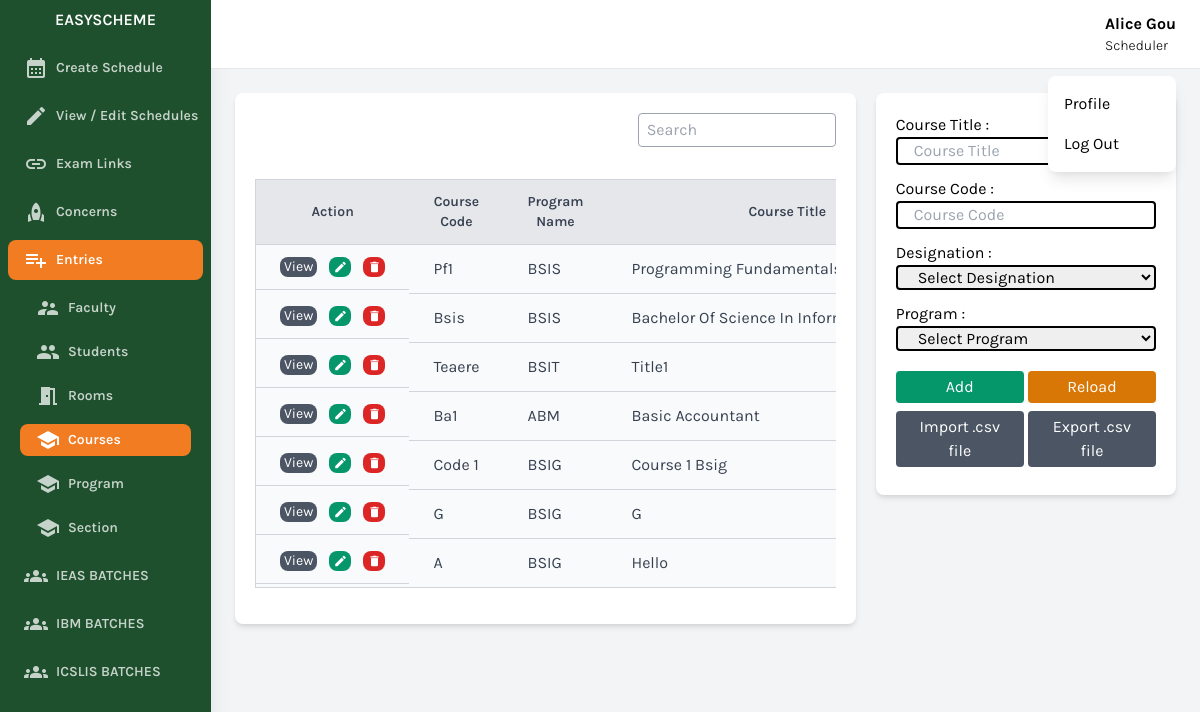
/scheduler/view-course-table.php (signed in), run on the app's committed database.
### tables this page shows
CREATE TABLE `user` (
  `id` bigint(20) NOT NULL,
  `name` varchar(256) NOT NULL,
  `username` varchar(256) NOT NULL,
  `password` varchar(256) NOT NULL,
  `position` varchar(256) NOT NULL,
  `status` int(11) NOT NULL DEFAULT 0
);

CREATE TABLE `course` (
  `id` bigint(20) NOT NULL,
  `title` varchar(256) NOT NULL,
  `program` bigint(20) NOT NULL,
  `code` varchar(256) NOT NULL,
  `designation` varchar(256) NOT NULL,
  `status` int(11) NOT NULL DEFAULT 0
);

CREATE TABLE `program_details` (
  `id` bigint(20) NOT NULL,
  `program_name` varchar(256) NOT NULL,
  `institute` bigint(20) NOT NULL,
  `status` int(11) NOT NULL DEFAULT 0
);

### conn/conn.php (called while the page is built, shortened)
<?php
class DatabaseHandler {
    private $pdo;
    public function __construct() {
        $dbHost = 'localhost';
        $dbPort = '3306';
        $dbName = DBNAME;
        $dbUser = DBUSER;
        $dbPassword = DBPASSWORD;
        try {
            $dsn = "mysql:host=$dbHost;port=$dbPort;dbname=$dbName";
            $this->pdo = new PDO($dsn, $dbUser, $dbPassword);
            $this->pdo->setAttribute(PDO::ATTR_ERRMODE, PDO::ERRMODE_EXCEPTION);
        } catch (PDOException $e) {
            echo "Connection failed: " . $e->getMessage();
        }
    }
    public function getAllCourse() {
        try {
            $stmt = $this->pdo->prepare("
                SELECT a.*,b.institute,b.program_name FROM course as a
                JOIN program_details as b
                ON a.program = b.id
                WHERE a.status = 0 AND b.status = 0
            ");
            $stmt->execute();
            $result = $stmt->fetchAll(PDO::FETCH_ASSOC);
            return $result;
        } catch (PDOException $e) {
            echo "Query failed: " . $e->getMessage();
        }
    }
    public function getIdByColumnValue($tableName, $columnName, $columnValue, $idColumnName) {
        try {
            $stmt = $this->pdo->prepare("SELECT $idColumnName FROM $tableName WHERE $columnName = :column_value");
            $stmt->bindParam(':column_value', $columnValue);
            $stmt->execute();
            $result = $stmt->fetch(PDO::FETCH_ASSOC);
            if ($result) {
                return $result[$idColumnName];
            } else {
                return null;
            }
        } catch (PDOException $e) {
            return null;
        }
    }
}
?>

### scheduler/view-course-table.php (the view, shortened to what this page needs)
<?php
include 'components/header.php';
?>
<div class="w-full h-screen overflow-x-hidden border-t flex flex-col">
    <main class="w-full grid grid-cols-3 gap-x-5 p-6 pt-2">
        <div class="w-full col-span-3 lg:col-span-2">
            <div class="card bg-white shadow-md rounded-lg p-5 mt-4">
                <p class="text-right">
                <input type="text" placeholder="Search" id="searchInput" class="border px-2 py-1 text-gray-800 rounded border-gray-400 mb-4">
                </p>
                <div class="overflow-scroll w-full my-4">
                    <div class="table-responsive bg-black">
                        <table class="bg-white border border-gray-300 rounded-lg shadow-md min-w-full">
                            <thead>
                                <tr>
                                    <th class="py-3 px-6 bg-gray-200 text-center text-sm font-semibold text-gray-700 border-b border-gray-300">
                                        Action
                                    </th>
                                    <th class="py-3 px-6 bg-gray-200 text-sm font-semibold text-gray-700 border-b border-gray-300">
                                    Course Code
                                    </th>
                                    <th class="py-3 px-6 bg-gray-200 text-sm font-semibold text-gray-700 border-b border-gray-300">
                                    Program Name
                                    </th>
                                    <th class="py-3 px-6 bg-gray-200 text-sm font-semibold text-gray-700 border-b border-gray-300">
                                    Course Title
                                    </th>
                                </tr>
                            </thead>
                            <tbody>
                            <?php
                            $rows = $db->getAllCourse();
                           if(count($rows)>0)
                           {
                            foreach ($rows as $row) {
                                $id = ucwords($row['id']);
                                $code = ucwords($row['code']);
                                $title = ucwords($row['title']);
                                $designation = ucwords($row['designation']);
                                $institute = ucwords($row['institute']);
                                $program = ucwords($row['program']);
                                $program_name = $db->getIdByColumnValue("program_details","id",$program,"program_name");
                                    $data = "
                                    data-id = '$id'
                                    data-code = '$code'
                                    data-title = '$title'
                                    data-designation = '$designation'
                                    data-institute = '$institute'
                                    data-program = '$program'
                                    ";
                                echo '<tr class="bg-gray-50 hover:bg-gray-100 transition-colors duration-200">
                                     <td class="py-3 px-6 border-b gap-3 items-center flex border-gray-300 ">
                                        <button '.$data.' type="button" class="openViewModal bg-gray-600 text-white text-sm px-1 py-0 rounded-lg">View</button>
                                        <i '.$data.' class="cursor-pointer hover:opacity-75 material-icons btnEdit rounded-lg bg-green-600 text-white text-sm px-1 py-0">edit</i>
                                        <i '.$data.' class="btnDelete cursor-pointer hover:opacity-75 material-icons rounded-lg bg-red-600 text-white text-sm px-1 py-0">delete</i>
                                    </td>
                                    <td class="py-3  px-6 border-b border-gray-300 text-gray-700">'.$code.'</td>
                                    <td class="py-3  px-6 border-b border-gray-300 text-gray-700">'.$program_name.'</td>
                                    <td class="py-3 whitespace-nowrap px-6 border-b border-gray-300 text-gray-700">'.$title.'</td>
                                    <td class="py-3  px-6 border-b border-gray-300 text-gray-700">'.$designation.'</td>
                                    </td>
                                </tr>';
                            }
                           }else
                           {
                            echo '<tr class="bg-gray-50 text-center hover:bg-gray-100 transition-colors duration-200">
                            <td colspan=4  class="py-3 px-6 border-b border-gray-300 text-gray-700">
                            No data found.</td>
                        </tr>';
                           }
                            ?>
                            </tbody>
                        </table>
                    </div>
                </div>
            </div>
        </div>
        <div class="w-full col-span-3 lg:col-span-1">
            <div class="card bg-white shadow-md rounded-lg p-5 mt-4">
                <form id="formSubmit">
                        <div class="flex flex-col gap-3 items-center">
                            <div class="grid w-full">
                            <p>Course Title :</p>
                                <input type="text" id="title" name="title" class="border-black border-2 rounded px-4" placeholder="Course Title">
                            </div>
                            <div class="grid w-full">
                                <p>Course Code :</p>
                                <input type="text" id="code" name="code" class="border-black border-2 rounded px-4" placeholder="Course Code">
                            </div>
                            <div class="grid w-full">
                                <p>Designation :</p>
                                <select id="designation" name="designation" class="border-black border-2 rounded px-4 w-full">
                                    <option value="">Select Designation</option>
                                </select>
                            </div>
                            <div class="grid w-full">
                                <p>Program :</p>
                                <select id="program" name="program" class="border-black border-2 rounded px-4 w-full" placeholder="Designation">
                                    <option value="">Select Program</option>
                                </select>
                            </div>
                            <div class="w-full ">
                                <div class="grid grid-cols-2 gap-1 my-2">
                                <button type="button" id="btnMode" class="openModal bg-green-600 text-white rounded px-3 py-1">Add</button>
                                <button type="button" id="btnReload" class="openModal bg-yellow-600 text-white rounded px-3 py-1">Reload</button>
                                </div>
                                <div class="grid grid-cols-2 gap-1 my-2">
                                    <button type="button" id="importCsvBtn" class="bg-gray-600 text-white rounded px-3 py-1">Import .csv file</button>
                                    <button type="button" id="exportCsvBtn" class="bg-gray-600 text-white rounded px-3 py-1">Export .csv file</button>
                                </div>
                            </div>
                        </div>
                </form>
            </div>
        </div>
    </main>
</div>
<?php
include 'components/footer.php';
?>

### scheduler/components/header.php (shortened to what this page needs)
<?php
include '../conn/conn.php';
$db = new DatabaseHandler();
$user_name = ucwords($db->getIdByColumnValue('user', 'id',$_SESSION['id'],'name'));
$user_position = ucwords($db->getIdByColumnValue('user', 'id',$_SESSION['id'],'position'));
?>
<!DOCTYPE html>
<html lang="en">
<head>
    <link href="https://cdnjs.cloudflare.com/ajax/libs/tailwindcss/2.2.19/tailwind.min.css" rel="stylesheet">
</head>
<body class="bg-gray-100 font-family-karla flex">
    <aside class="relative bg-sidebar h-screen w-64 hidden sm:block shadow-xl">
        <div class="p-2  text-center">
            <a href="" class="text-white  font-semibold uppercase hover:text-gray-300">
                        <p>EasyScheme</p>
            </a>
        </div>
        <nav x-data="{ openItem: null }" class="text-white text-base font-semibold ">
            <a href="create-schedule.php" class="nav-1 flex items-center text-white opacity-75 text-sm hover:opacity-100 py-2 m-2 rounded-lg  pl-4 nav-item">
                <i class="material-icons mr-2">calendar_month</i>
                Create Schedule
            </a>
            <a href="view-edit-schedule.php" class="nav-2 flex items-center text-white opacity-75 text-sm hover:opacity-100 py-2 m-2 rounded-lg  pl-4 nav-item">
                <i class="material-icons mr-2">edit</i>
                View / Edit Schedules
            </a>
            <a href="view-exam-links.php" class="nav-3 flex items-center text-white opacity-75 text-sm hover:opacity-100 py-2 m-2 rounded-lg  pl-4 nav-item">
                <i class="material-icons mr-2">link</i>
                Exam Links
            </a>
            <a href="raise-concerns.php" class="nav-10 flex items-center text-white opacity-75 text-sm hover:opacity-100 py-2 m-2 rounded-lg  pl-4 nav-item">
                <i class="material-icons mr-2">rocket</i>
                Concerns
            </a>
            <a @click="openItem === 1 ? openItem = null : openItem = 1"  class="entries flex items-center text-white opacity-75 text-sm hover:opacity-100 py-2 m-2 rounded-lg  pl-4 nav-item">
                <i class="material-icons mr-2">playlist_add</i>
                Entries
            </a>
            <a href="view-entries.php?type=faculty">
                <div x-show="openItem === 1" class="nav-4 flex items-center text-white opacity-75 text-sm hover:opacity-100 py-1 my-3 mx-5 m-0 rounded-lg  pl-4 nav-item">
                    <i class="material-icons mr-2">supervisor_account</i>
                    Faculty
                </div>
            </a>
            <a href="view-entries.php?type=student">
                <div x-show="openItem === 1" class="nav-5 flex items-center text-white opacity-75 text-sm hover:opacity-100 py-1 my-3 mx-5 m-0 rounded-lg  pl-4 nav-item">
                    <i class="material-icons mr-2">group</i>
                    Students
                </div>
            </a>
            <a href="view-room-table.php">
            <div x-show="openItem === 1" class="nav-6 flex items-center text-white opacity-75 text-sm hover:opacity-100 py-1 my-3 mx-5 m-0 rounded-lg  pl-4 nav-item">
                    <i class="material-icons mr-2">meeting_room</i>
                    Rooms
                </div>
           </a>
            <a href="view-course-table.php">
                <div x-show="openItem === 1" class="nav-7 flex items-center text-white opacity-75 text-sm hover:opacity-100 py-1 my-3 mx-5 m-0 rounded-lg  pl-4 nav-item">
                    <i class="material-icons mr-2">school</i>
                    Courses
                </div>
            </a>
            <a href="view-program-table.php">
                <div x-show="openItem === 1" class="nav-8 flex items-center text-white opacity-75 text-sm hover:opacity-100 py-1 my-3 mx-5 m-0 rounded-lg  pl-4 nav-item">
                    <i class="material-icons mr-2">school</i>
                    Program
                </div>
            </a>
            <a href="view-section-table.php">
                <div x-show="openItem === 1" class="nav-9 flex items-center text-white opacity-75 text-sm hover:opacity-100 py-1 my-3 mx-5 m-0 rounded-lg  pl-4 nav-item">
                    <i class="material-icons mr-2">school</i>
                    Section
                </div>
            </a>
            <a href="view-batch-programs.php?i=1" class="nav-11 flex items-center text-white opacity-75 text-sm hover:opacity-100 py-2 m-2 rounded-lg  pl-4 nav-item">
                <i class="material-icons mr-2">groups</i>
                IEAS BATCHES
            </a>
            <a href="view-batch-programs.php?i=2" class="nav-12 flex items-center text-white opacity-75 text-sm hover:opacity-100 py-2 m-2 rounded-lg  pl-4 nav-item">
                <i class="material-icons mr-2">groups</i>
                IBM BATCHES
            </a>
            <a href="view-batch-programs.php?i=3" class="nav-13 flex items-center text-white opacity-75 text-sm hover:opacity-100 py-2 m-2 rounded-lg  pl-4 nav-item">
                <i class="material-icons mr-2">groups</i>
                ICSLIS BATCHES
            </a>
        </nav>
    </aside>
    <div class="relative w-full flex flex-col h-screen overflow-y-hidden">
        <header class="w-full items-center bg-white py-3 px-6 hidden sm:flex">
            <div x-data="{ isOpen: false }" class="relative w-1/2 flex justify-end">
                <div class="grid grid-cols-2 items-center justify-center">
                    <div class="grid " style="cursor:pointer" @click="isOpen = !isOpen">
                        <p class="text-base font-bold"><?=$user_name?></p>
                        <p class="text-sm font-light"><?=$user_position?></p>
                    </div>
                </div>
                <button x-show="isOpen" @click="isOpen = false" class="h-full w-full fixed inset-0 cursor-default"></button>
                <div x-show="isOpen" class="absolute w-32 bg-white rounded-lg shadow-lg py-2 mt-16">
                    <a href="profile.php" class="block px-4 py-2 account-link hover:text-white">Profile</a>
                    <a href="../" class="block px-4 py-2 account-link hover:text-white">Log Out</a>
                </div>
            </div>
        </header>

### scheduler/components/header.php (style rules this page uses)
.font-family-karla { font-family: karla; }
.bg-sidebar { background: #1e502d; }
.active-nav-link { background: #f27c22; }

### data on the page
user: name "Alice Gou", position "Scheduler"
course: code "Pf1", program.program_name "BSIS", title "Programming…"
course: code "Bsis", program.program_name "BSIS", title "Bachelor Of Science In…"
course: code "Teaere", program.program_name "BSIT", title "Title1"
course: code "Ba1", program.program_name "ABM", title "Basic Accountant"
course: code "Code 1", program.program_name "BSIG", title "Course 1 Bsig"
course: code "G", program.program_name "BSIG", title "G"
course: code "A", program.program_name "BSIG", title "Hello"
